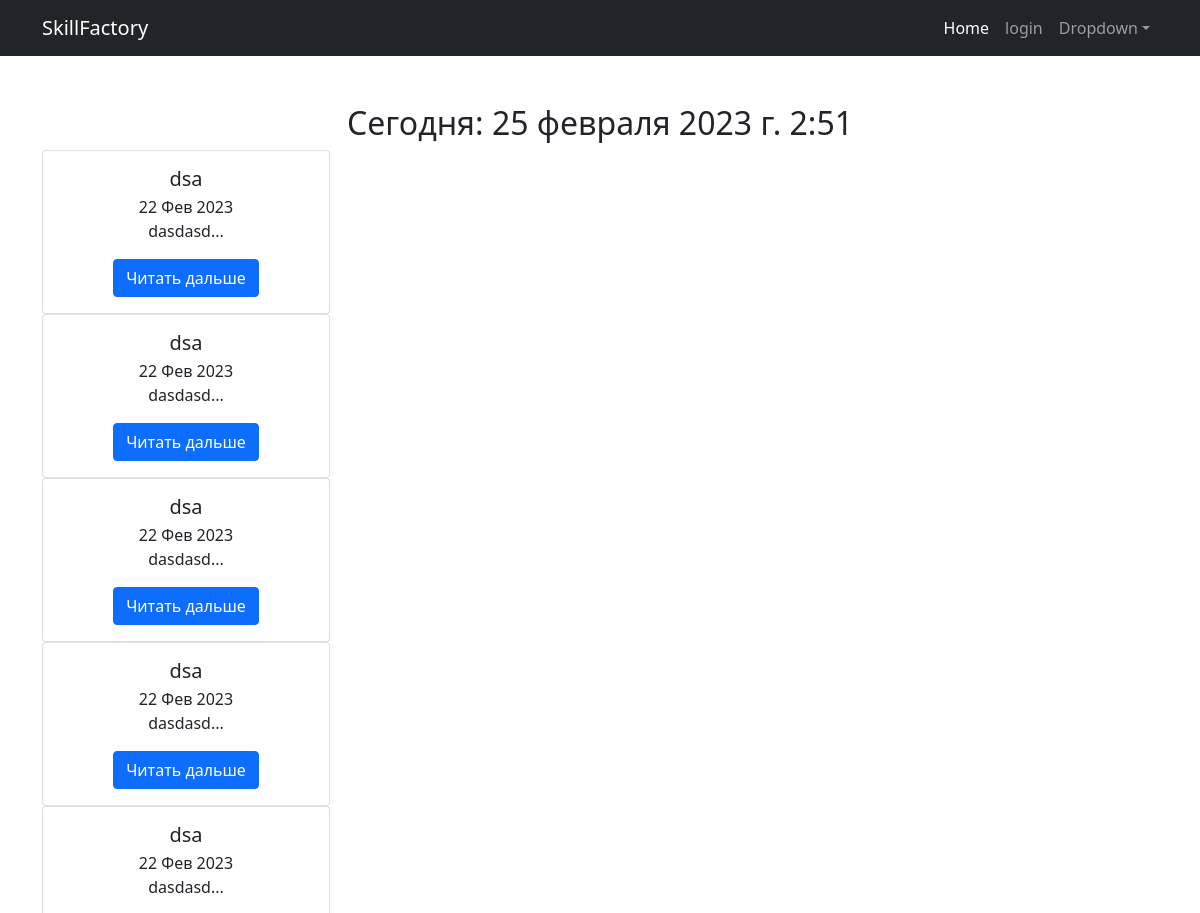
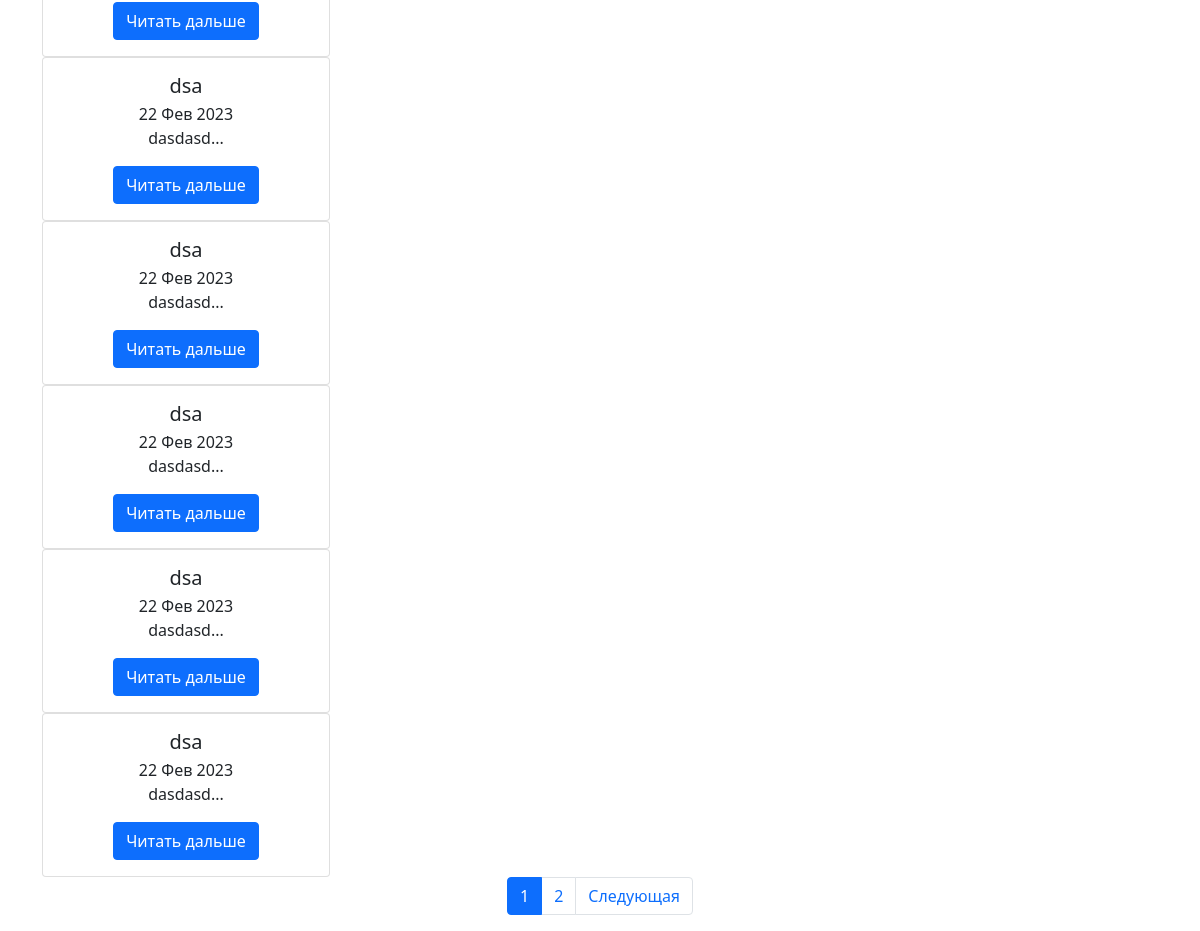
The page /news/ on the database as committed earlier (2 pictures, top to bottom).
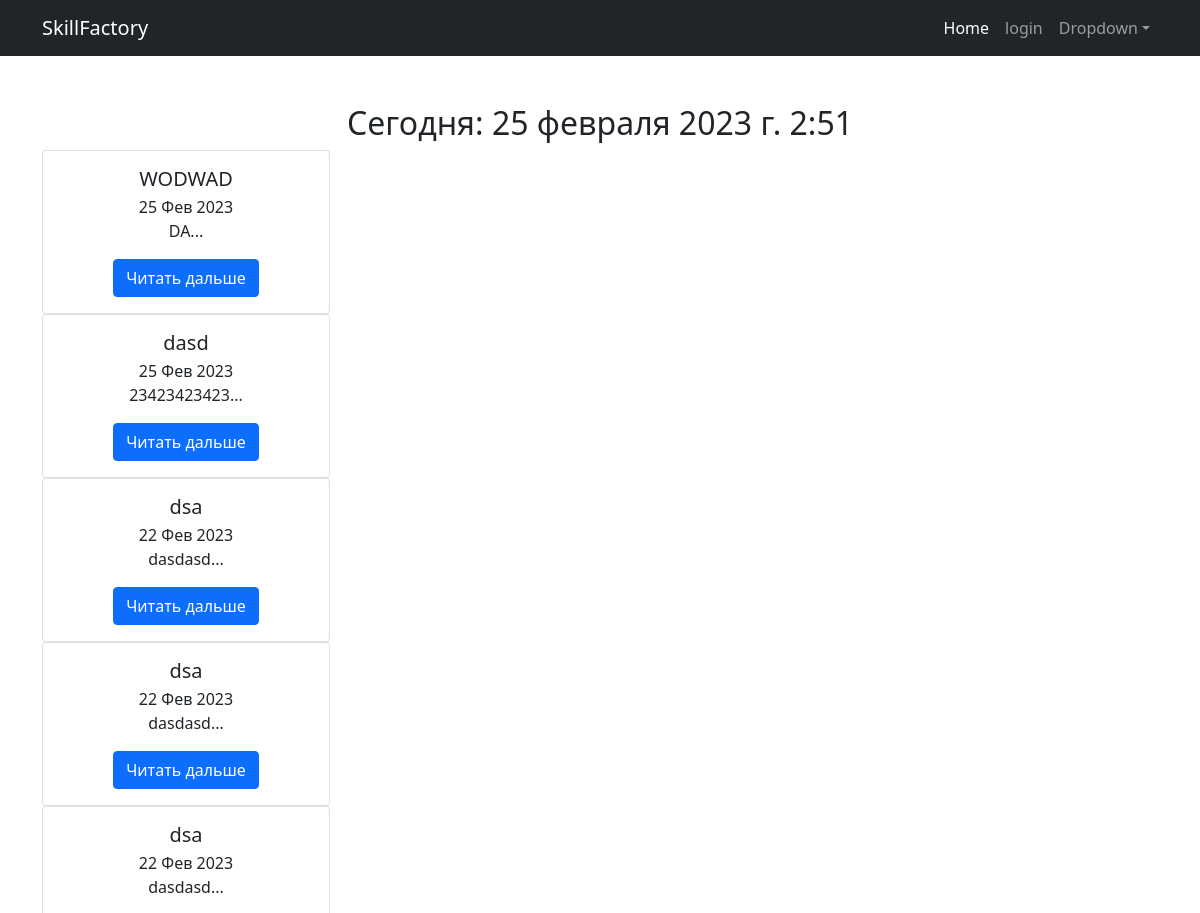
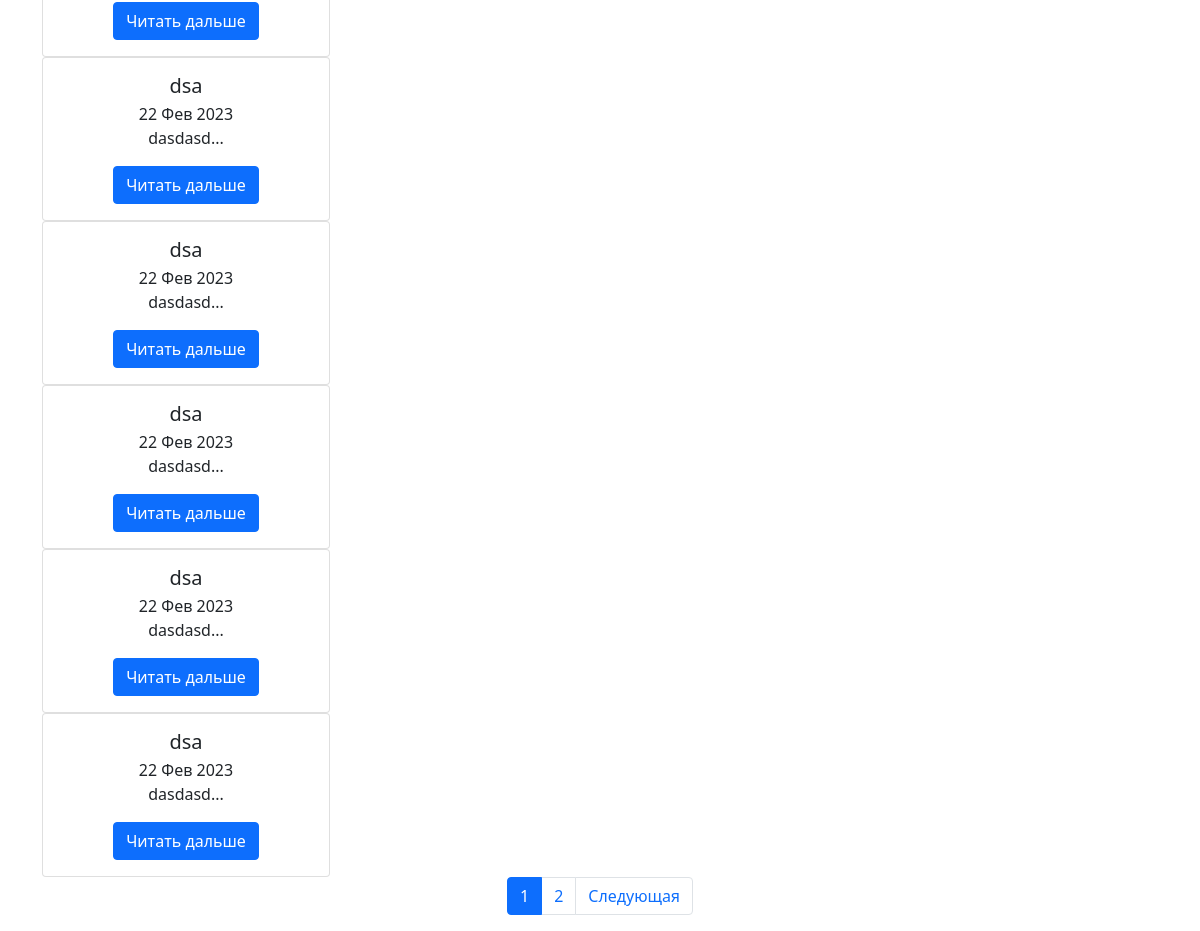
The same page on the database as committed later (2 pictures, top to bottom).
### news/models.py (models this page shows, shortened)
class Post(models.Model):
    objects = None
    news = 'NW'
    articles = 'AR'
    POSITION = [
        (news, 'Новость'),
        (articles, 'Статья')
    ]
    author_post = models.ForeignKey(Author, on_delete=models.CASCADE)
    category_type = models.CharField(max_length=2, default=news, choices=POSITION)
    date_created = models.DateTimeField(auto_now_add=True)
    category = models.ManyToManyField(Category)
    title = models.CharField(max_length=128, blank=False, null=False)
    text = models.TextField(blank=False, null=False)
    raitingPost = models.SmallIntegerField(default=0, verbose_name='Рэйтинг поста')
    def preview_text(self):
        return f'{self.text[:20]}...'
    class Meta:
        verbose_name = ("Пост")
        verbose_name_plural = ("Посты")

### news/views.py (the view)
# urls.py: path('', cache_page(60)(NewsList.as_view()), name='news_list'),
class NewsList(ListView):
    raise_exception = True
    model = Post
    template_name = 'news_list.html'
    context_object_name = 'news'
    paginate_by = 10
    ordering = '-date_created'
    def get_context_data(self, **kwargs):
        context = super().get_context_data(**kwargs)
        context['date_now'] = datetime.utcnow()
        return context

### news/templatetags/custom_filters.py (called while the page is built)
@register.filter(name='censor')
def censor(value):
    bad_words = ["дурак", "глупец"]
    for word in bad_words:
        value = value.replace(word, "*" * len(word))
    return value

### templates/news_list.html (shortened to what this page needs)
<!DOCTYPE html>
{% extends 'default.html' %}
{% load custom_filters %}
{% block content %}
<h2>Сегодня: {{date_now}}</h2>
  {% for n in news %}
    <div class="card" style="width: 18rem;">
      <div class="card-body">
        <h5 class="card-title">{{n.title}}</h5>
        <p class='card-subtitle'>{{n.date_created|date:'d M Y'}}</p>
        <p class="card-text">{{n.preview_text|censor}}</p>
        <div class="btn-group">
          <a type="button" href="{% url 'news_detail' n.pk %}" class="btn btn-primary">Читать дальше</a>
        </div>
      </div>
    </div>
  {% endfor %}
<nav aria-label="...">
  <ul class="pagination justify-content-center">
    <li class="page-item active" aria-current="page">
      <span class="page-link">{{ page_obj.number }}</span>
    </li>
    {% if page_obj.has_next %}
        <li class="page-item"><a class="page-link" href="?page={{ page_obj.next_page_number }}">{{ page_obj.next_page_number }}</a></li>
        {% if page_obj.has_next %}
            <li class="page-item">
              <a class="page-link" href="?page={{ page_obj.next_page_number }}">Следующая</a>
            </li>
        {% endif %}
    {% endif %}
  </ul>
</nav>
{% endblock %}

### templates/default.html (shortened to what this page needs)
<!DOCTYPE html>
<html lang="en">
    <head>
        {% load static %}
        {% load cache %}
        <link href="{% static 'css/styles.css' %}" rel="stylesheet" />
    </head>
    <body>
        {% cache 300 header %}
        <nav class="navbar navbar-expand-lg navbar-dark bg-dark">
            <div class="container">
                <a class="navbar-brand" href="{% url 'news_list' %}">SkillFactory</a>
                <div class="collapse navbar-collapse" id="navbarSupportedContent">
                    <ul class="navbar-nav ms-auto mb-2 mb-lg-0">
                        <li class="nav-item"><a class="nav-link active" aria-current="page" href="#">Home</a></li>
                        {% if request.user.is_authenticated %}
                            <li class="nav-item"><a class="nav-link" href="{% url 'account_logout' %}">logout</a></li>
                        {% else %}
                            <li class="nav-item"><a class="nav-link" href="{% url 'account_login' %}">login</a></li>
                        {% endif %}
                        <li class="nav-item dropdown">
                            <a class="nav-link dropdown-toggle" id="navbarDropdown" href="#" role="button" data-bs-toggle="dropdown" aria-expanded="false">Dropdown</a>
                        </li>
                    </ul>
                </div>
            </div>
        </nav>
        {% endcache %}
        <div class="container">
            <div class="text-center mt-5">
                {% block content %}
                {% endblock %}
            </div>
        </div>
    </body>
</html>

Rows that differ between the two databases and show on the page:
no longer on this page (row unchanged): Post: title "dsa", date_created "22 Фев 2023", preview_text|censor "dasdasd..."
no longer on this page (row unchanged): Post: title "dsa", date_created "22 Фев 2023", preview_text|censor "dasdasd..."
added Post: title "WODWAD", date_created "25 Фев 2023", preview_text|censor "DA..."
added Post: title "dasd", date_created "25 Фев 2023", preview_text|censor "23423423423..."
